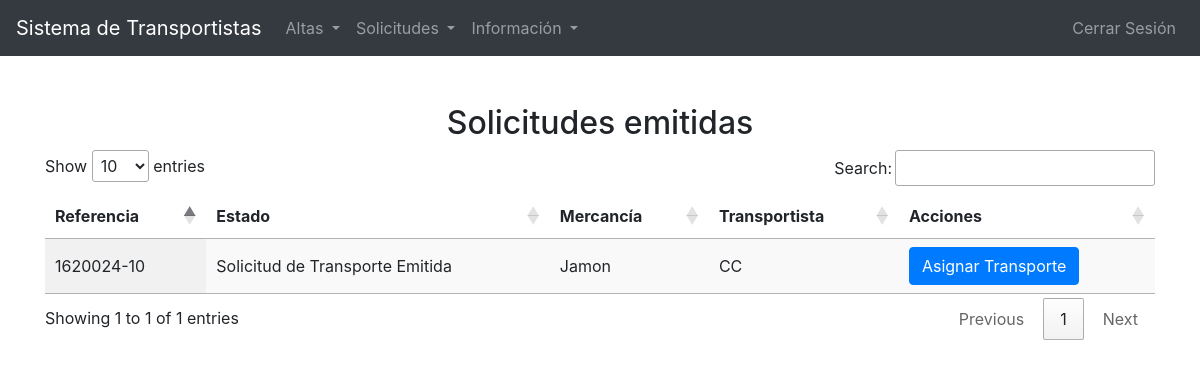
/Transportes/asignarTransporte.php (signed in), run on the app's committed database.
### tables this page shows
CREATE TABLE `solicitud` (
  `ID_Solicitud` int(11) NOT NULL,
  `Referencia` varchar(10) DEFAULT NULL,
  `ID_Transp` int(11) NOT NULL,
  `ID_Estado` int(11) NOT NULL
);

CREATE TABLE `operacion` (
  `Referencia` varchar(10) NOT NULL,
  `Pedimento` varchar(20) NOT NULL,
  `ID_Imp` int(11) NOT NULL,
  `ID_Cli` int(11) NOT NULL,
  `ID_Ad` int(11) NOT NULL,
  `Fecha_Salida` date NOT NULL,
  `Fecha_Entrega` date NOT NULL,
  `ID_Merc` int(11) NOT NULL,
  `ID_Pago` int(11) NOT NULL
);

CREATE TABLE `estado` (
  `ID_Estado` int(11) NOT NULL,
  `Nombre_Estado` varchar(100) NOT NULL
);

CREATE TABLE `mercancia` (
  `ID_Merc` int(11) NOT NULL,
  `Nombre_Merc` varchar(100) NOT NULL,
  `Marca_Merc` varchar(100) NOT NULL,
  `Peso_Merc` decimal(10,2) NOT NULL,
  `Volumen_Merc` decimal(10,2) NOT NULL,
  `Dimensiones_Merc` varchar(10) NOT NULL,
  `ID_TipoM` int(11) DEFAULT NULL
);

CREATE TABLE `transportista` (
  `ID_Transp` int(11) NOT NULL,
  `Empresa_Transp` varchar(100) NOT NULL,
  `Telefono_Transp` char(10) NOT NULL,
  `Correo_Transp` varchar(100) NOT NULL,
  `Estado_Transp` varchar(100) NOT NULL,
  `Ubicacion_Transp` varchar(100) NOT NULL
);

### Transportes/asignarTransporte.php (the view, shortened to what this page needs)
<?php
include('bd.php');
$sql = "SELECT Solicitud.*, Operacion.Referencia, Estado.Nombre_Estado, Mercancia.Nombre_Merc, Transportista.Empresa_Transp
        FROM Solicitud
        INNER JOIN Operacion ON Solicitud.Referencia = Operacion.Referencia
        INNER JOIN Estado ON Solicitud.ID_Estado = Estado.ID_Estado
        INNER JOIN Mercancia ON Operacion.ID_Merc = Mercancia.ID_Merc
        INNER JOIN Transportista ON Solicitud.ID_Transp = Transportista.ID_Transp
        WHERE Solicitud.ID_Estado = 2";
$result = $conn->query($sql);
$solicitudes = [];
if ($result->num_rows > 0) {
    while($row = $result->fetch_assoc()) {
        $solicitudes[] = $row;
    }
}
?>
<!DOCTYPE html>
<html lang="es">
<head>
    <link href="https://stackpath.bootstrapcdn.com/bootstrap/4.5.2/css/bootstrap.min.css" rel="stylesheet">
    <link rel="stylesheet" href="https://cdn.datatables.net/1.10.21/css/jquery.dataTables.min.css">
</head>
<body>
<nav class="navbar navbar-expand-lg navbar-dark bg-dark">
    <a class="navbar-brand" href="welcome.php">Sistema de Transportistas</a>
    <div class="collapse navbar-collapse" id="navbarNavDropdown">
        <ul class="navbar-nav mr-auto">
            <li class="nav-item dropdown">
                <a class="nav-link dropdown-toggle" href="#" id="altasDropdown" role="button" data-toggle="dropdown" aria-haspopup="true" aria-expanded="false">
                    Altas
                </a>
            </li>
            <li class="nav-item dropdown">
                <a class="nav-link dropdown-toggle" href="#" id="solicitudesDropdown" role="button" data-toggle="dropdown" aria-haspopup="true" aria-expanded="false">
                    Solicitudes
                </a>
            </li>
            <li class="nav-item dropdown">
                <a class="nav-link dropdown-toggle" href="#" id="informacionDropdown" role="button" data-toggle="dropdown" aria-haspopup="true" aria-expanded="false">
                    Información
                </a>
            </li>
        </ul>
        <ul class="navbar-nav ml-auto">
            <li class="nav-item">
                <a class="nav-link" href="logout.php">Cerrar Sesión</a>
            </li>
        </ul>
    </div>
</nav>
    <div class="container mt-5">
        <h2 class="text-center">Solicitudes emitidas</h2>
        <table id="solicitudesTable" class="display" style="width:100%">
            <thead>
                <tr>
                    <th>Referencia</th>
                    <th>Estado</th>
                    <th>Mercancía</th>
                    <th>Transportista</th>
                    <th>Acciones</th>
                </tr>
            </thead>
            <tbody>
                <?php foreach ($solicitudes as $solicitud): ?>
                    <tr>
                        <td><?php echo $solicitud['Referencia']; ?></td>
                        <td><?php echo $solicitud['Nombre_Estado']; ?></td>
                        <td><?php echo $solicitud['Nombre_Merc']; ?></td>
                        <td><?php echo $solicitud['Empresa_Transp']; ?></td>
                        <td>
                        <a href="formularioTransporte.php?id_solicitud=<?php echo $solicitud['ID_Solicitud']; ?>" class="btn btn-primary">Asignar Transporte</a>
                        </td>
                    </tr>
                <?php endforeach; ?>
            </tbody>
        </table>
    </div>
</body>
</html>

### data on the page
solicitud: Referencia.Referencia "1620024-10", ID_Estado.Nombre_Estado "Solicitud de Transporte Emitida", mercancia.Nombre_Merc "Jamon", ID_Transp.Empresa_Transp "CC"
